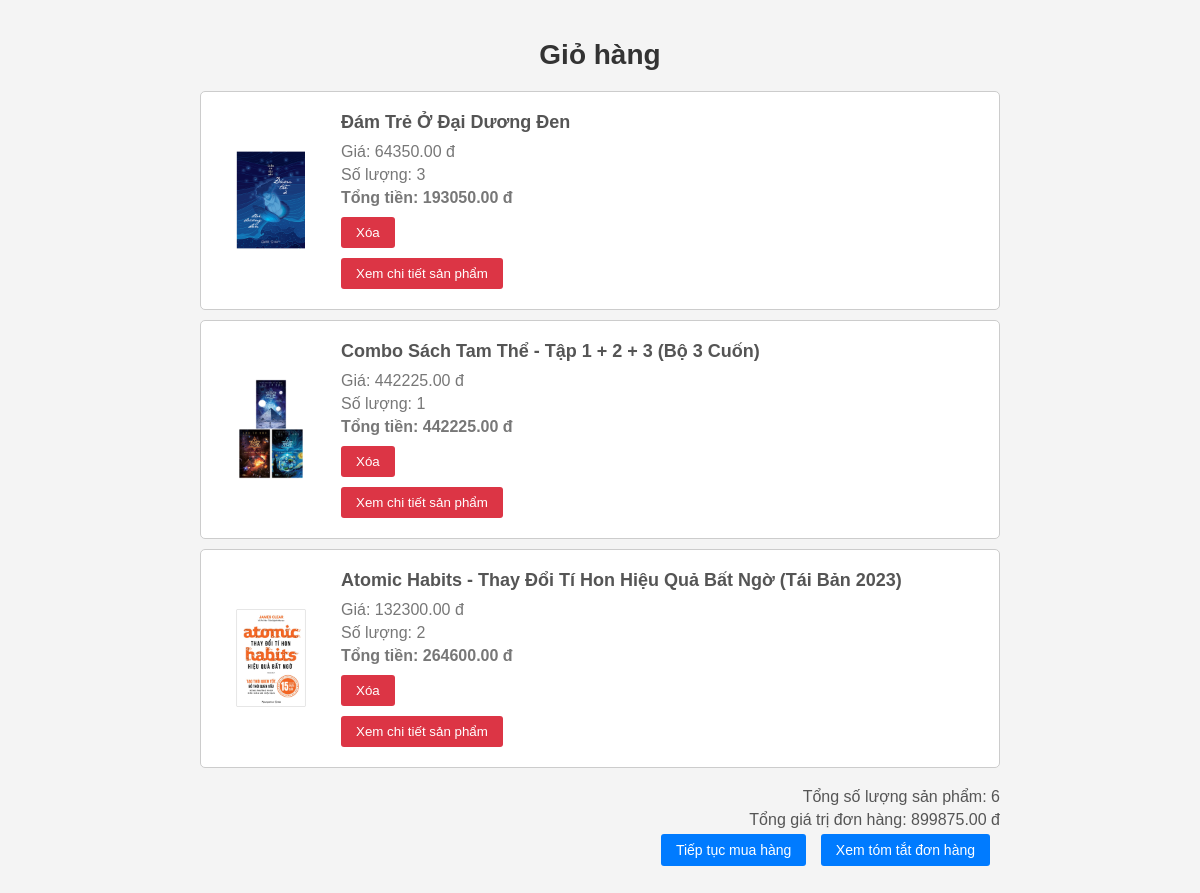
The app's page /cart/ (signed in) with its own data.
### customer/models.py (models this page shows, shortened)
class CartItem(models.Model):
    cart = models.ForeignKey(Cart, on_delete=models.CASCADE)
    product = models.ForeignKey(Product, on_delete=models.CASCADE)
    quantity = models.PositiveIntegerField(default=0)

class Product(models.Model):
    name = models.CharField(max_length=100)
    category = models.ForeignKey(Category, on_delete=models.CASCADE)
    price = models.DecimalField(max_digits=8, decimal_places=2)
    supplier = models.CharField(max_length=100)
    quantity = models.PositiveIntegerField(default=0)  # Thêm thuộc tính 'quantity'
    profile_picture = models.ImageField(upload_to='product_images/')

### customer/views.py (the view)
# urls.py: path('cart/', views.cart, name='cart'),
@login_required
def cart(request):
    cart = Cart.objects.get(customer=request.user)
    cart_items = cart.cartitem_set.all()
    total_price = 0
    total_quantity = 0
    for item in cart_items:
        item.total_price = item.product.price * item.quantity
        total_price += item.total_price
        total_quantity += item.quantity
    context = {
        'cart': cart,
        'cart_items': cart_items,
        'total_price': total_price,
        'total_quantity': total_quantity
    }
    return render(request, 'cart.html', context)

### customer/templates/cart.html (shortened to what this page needs)
<!DOCTYPE html>
<html>
<head>
</head>
<body>
  <div class="container">
    <h1>Giỏ hàng</h1>
    <ul>
      {% for item in cart_items %}
      <li>
        <div class="cart-item">
          <img src="{{ item.product.profile_picture.url }}" alt="{{ item.product.name }}">
          <div>
            <h3>{{ item.product.name }}</h3>
            <p>Giá: {{ item.product.price }} đ</p>
            <p>Số lượng: {{ item.quantity }}</p>
            <p class="total-price">Tổng tiền: {{ item.total_price }} đ</p>
            <form action="{% url 'remove_from_cart' item.product.id %}" method="POST">
              <button type="submit">Xóa</button>
            </form>
            <form action="{% url 'product_detail' item.product.id %}" method="POST">
              <button type="submit">Xem chi tiết sản phẩm</button>
            </form>
          </div>
        </div>
      </li>
      {% endfor %}
    </ul>
    <div class="cart-summary">
      <p>Tổng số lượng sản phẩm: {{ total_quantity }}</p>
      <p>Tổng giá trị đơn hàng: {{ total_price }} đ</p>
      <a href="{% url 'product_list' %}">Tiếp tục mua hàng</a>
      <a href="{% url 'cart_summary' %}">Xem tóm tắt đơn hàng</a>
    </div>
  </div>

### customer/templates/cart.html (style rules this page uses)
body { font-family: Arial, sans-serif; background-color: #f4f4f4; margin: 0; padding: 0; }
.container { max-width: 800px; margin: 0 auto; padding: 20px; }
h1 { font-size: 28px; color: #333; text-align: center; margin-bottom: 20px; }
ul { list-style-type: none; padding: 0; margin-bottom: 20px; }
.cart-item { background-color: #fff; border: 1px solid #ccc; border-radius: 5px; padding: 20px; margin-bottom: 10px; display: flex; align-items: center; }
.cart-item img { max-width: 100px; margin-right: 20px; }
.cart-item h3 { margin: 0; color: #555; font-size: 18px; margin-bottom: 10px; }
.cart-item p { margin: 0; color: #777; margin-bottom: 5px; }
.cart-item .total-price { font-weight: bold; }
.cart-item form { display: flex; justify-content: space-between; align-items: center; margin-top: 10px; }
.cart-item form button { padding: 8px 15px; background-color: #007bff; color: white; border: none; border-radius: 3px; cursor: pointer; }
.cart-item form button[type="submit"] { background-color: #dc3545; }
.cart-summary { text-align: right; margin-bottom: 20px; }
.cart-summary p { margin: 0; font-size: 16px; color: #555; margin-bottom: 5px; }
.cart-summary a { display: inline-block; padding: 8px 15px; background-color: #007bff; color: white; text-decoration: none; border-radius: 3px; margin-right: 10px; font-size: 14px; }

### records on screen
CartItem: product.profile_picture (picture), product.name "Đám Trẻ Ở Đại Dương Đen", product.price "64350.00", quantity "3", total_price "193050.00"
CartItem: product.profile_picture (picture), product.name "Combo Sách Tam Thể - Tập 1 + 2 + 3 (Bộ 3 Cuốn)", product.price "442225.00", quantity "1", total_price "442225.00"
CartItem: product.profile_picture (picture), product.name "Atomic Habits - Thay Đổi Tí Hon Hiệu Quả Bất Ngờ (Tái Bản 2023)", product.price "132300.00", quantity "2", total_price "264600.00"

### other values on screen
{{ total_quantity }} "6"
{{ total_price }} "899875.00"
